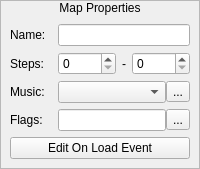
            <widget class="QFrame" name="frame_4">
             <property name="sizePolicy">
              <sizepolicy hsizetype="Preferred" vsizetype="Fixed">
               <horstretch>0</horstretch>
               <verstretch>0</verstretch>
              </sizepolicy>
             </property>
             <property name="frameShape">
              <enum>QFrame::StyledPanel</enum>
             </property>
             <property name="frameShadow">
              <enum>QFrame::Raised</enum>
             </property>
             <layout class="QVBoxLayout" name="verticalLayout_8">
              <property name="spacing">
               <number>0</number>
              </property>
              <property name="leftMargin">
               <number>0</number>
              </property>
              <property name="topMargin">
               <number>0</number>
              </property>
              <property name="rightMargin">
               <number>0</number>
              </property>
              <property name="bottomMargin">
               <number>0</number>
              </property>
              <item>
               <widget class="QLabel" name="label_9">
                <property name="sizePolicy">
                 <sizepolicy hsizetype="Preferred" vsizetype="Fixed">
                  <horstretch>0</horstretch>
                  <verstretch>0</verstretch>
                 </sizepolicy>
                </property>
                <property name="text">
                 <string>Map Properties</string>
                </property>
                <property name="alignment">
                 <set>Qt::AlignCenter</set>
                </property>
               </widget>
              </item>
              <item>
               <widget class="QWidget" name="widget_11" native="true">
                <layout class="QGridLayout" name="gridLayout">
                 <item row="1" column="2">
                  <widget class="QWidget" name="widget_12" native="true">
                   <layout class="QHBoxLayout" name="horizontalLayout_8">
                    <property name="leftMargin">
                     <number>0</number>
                    </property>
                    <property name="topMargin">
                     <number>0</number>
                    </property>
                    <property name="rightMargin">
                     <number>0</number>
                    </property>
                    <property name="bottomMargin">
                     <number>0</number>
                    </property>
                    <item>
                     <widget class="QSpinBox" name="numMinSteps"/>
                    </item>
                    <item>
                     <widget class="QLabel" name="label_14">
                      <property name="sizePolicy">
                       <sizepolicy hsizetype="Fixed" vsizetype="Preferred">
                        <horstretch>0</horstretch>
                        <verstretch>0</verstretch>
                       </sizepolicy>
                      </property>
                      <property name="text">
                       <string>-</string>
                      </property>
                     </widget>
                    </item>
                    <item>
                     <widget class="QSpinBox" name="numMaxSteps"/>
                    </item>
                   </layout>
                  </widget>
                 </item>
                 <item row="2" column="0">
                  <widget class="QLabel" name="label_12">
                   <property name="text">
                    <string>Music:</string>
                   </property>
                  </widget>
                 </item>
                 <item row="1" column="0">
                  <widget class="QLabel" name="label_10">
                   <property name="text">
                    <string>Steps:</string>
                   </property>
                  </widget>
                 </item>
                 <item row="3" column="2">
                  <widget class="QWidget" name="widget_13" native="true">
                   <layout class="QHBoxLayout" name="horizontalLayout_9">
                    <property name="spacing">
                     <number>0</number>
                    </property>
                    <property name="leftMargin">
                     <number>0</number>
                    </property>
                    <property name="topMargin">
                     <number>0</number>
                    </property>
                    <property name="rightMargin">
                     <number>0</number>
                    </property>
                    <property name="bottomMargin">
                     <number>0</number>
                    </property>
                    <item>
                     <widget class="QLineEdit" name="leFlags">
                      <property name="readOnly">
                       <bool>true</bool>
                      </property>
                     </widget>
                    </item>
                    <item>
                     <widget class="QToolButton" name="btnFlags">
                      <property name="text">
                       <string>...</string>
                      </property>
                     </widget>
                    </item>
                   </layout>
                  </widget>
                 </item>
                 <item row="3" column="0">
                  <widget class="QLabel" name="label_13">
                   <property name="text">
                    <string>Flags:</string>
                   </property>
                  </widget>
                 </item>
                 <item row="0" column="0">
                  <widget class="QLabel" name="label_6">
                   <property name="text">
                    <string>Name:</string>
                   </property>
                  </widget>
                 </item>
                 <item row="0" column="2">
                  <widget class="QLineEdit" name="leName"/>
                 </item>
                 <item row="4" column="0" colspan="3">
                  <widget class="QPushButton" name="btnEditOnLoadEvent">
                   <property name="text">
                    <string>Edit On Load Event</string>
                   </property>
                  </widget>
                 </item>
                 <item row="2" column="2">
                  <widget class="QWidget" name="widget_20" native="true">
                   <layout class="QHBoxLayout" name="horizontalLayout_11">
                    <property name="spacing">
                     <number>0</number>
                    </property>
                    <property name="leftMargin">
                     <number>0</number>
                    </property>
                    <property name="topMargin">
                     <number>0</number>
                    </property>
                    <property name="rightMargin">
                     <number>0</number>
                    </property>
                    <property name="bottomMargin">
                     <number>0</number>
                    </property>
                    <item>
                     <widget class="QComboBox" name="optMusic"/>
                    </item>
                    <item>
                     <widget class="QToolButton" name="btnPlayMusic">
                      <property name="text">
                       <string>...</string>
                      </property>
                      <property name="icon">
                       <iconset resource="icons.qrc">
                        <normaloff>:/icons/play.png</normaloff>:/icons/play.png</iconset>
                      </property>
                      <property name="checkable">
                       <bool>true</bool>
                      </property>
                     </widget>
                    </item>
                   </layout>
                  </widget>
                 </item>
                </layout>
               </widget>
              </item>
             </layout>
            </widget>
